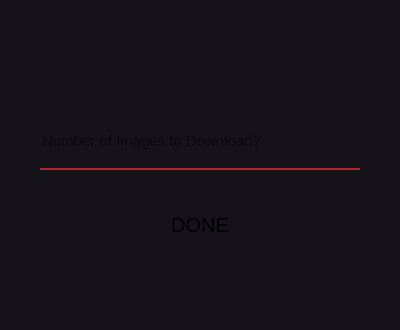
<?xml version="1.0" encoding="UTF-8"?>
<ui version="4.0">
 <class>MainWindow</class>
 <widget class="QMainWindow" name="MainWindow">
  <property name="geometry">
   <rect>
    <x>0</x>
    <y>0</y>
    <width>400</width>
    <height>330</height>
   </rect>
  </property>
  <property name="minimumSize">
   <size>
    <width>400</width>
    <height>330</height>
   </size>
  </property>
  <property name="maximumSize">
   <size>
    <width>400</width>
    <height>330</height>
   </size>
  </property>
  <property name="windowTitle">
   <string>Image Downloader</string>
  </property>
  <property name="styleSheet">
   <string notr="true">background : #161219;</string>
  </property>
  <widget class="QWidget" name="centralwidget">
   <widget class="QLineEdit" name="downloadNumber">
    <property name="geometry">
     <rect>
      <x>40</x>
      <y>120</y>
      <width>320</width>
      <height>50</height>
     </rect>
    </property>
    <property name="font">
     <font>
      <pointsize>-1</pointsize>
      <weight>50</weight>
      <italic>false</italic>
      <bold>false</bold>
     </font>
    </property>
    <property name="styleSheet">
     <string notr="true">background-color: #161219;
border: none;
border-bottom: 2px solid #BA1F33;
font: 15px;
color: 'white';
padding-bottom: 7px;</string>
    </property>
    <property name="placeholderText">
     <string>Number of Images to Download?</string>
    </property>
   </widget>
   <widget class="QPushButton" name="downloadDone">
    <property name="geometry">
     <rect>
      <x>135</x>
      <y>190</y>
      <width>130</width>
      <height>70</height>
     </rect>
    </property>
    <property name="cursor">
     <cursorShape>PointingHandCursor</cursorShape>
    </property>
    <property name="styleSheet">
     <string notr="true">QPushButton{
	border :4px solid '#BA1F33' ;
	border-radius: 15px ;
	font-size : 20px ;
	color: 'white' ;

	margin : 10px 20px ;
}

QPushButton:hover{
	background: '#BA1F33' ; 
	color: '#161219';
}</string>
    </property>
    <property name="text">
     <string>DONE</string>
    </property>
   </widget>
   <widget class="QLabel" name="smallLogo">
    <property name="geometry">
     <rect>
      <x>170</x>
      <y>0</y>
      <width>60</width>
      <height>60</height>
     </rect>
    </property>
    <property name="text">
     <string/>
    </property>
    <property name="pixmap">
     <pixmap>../logo/small_logo_rb.png</pixmap>
    </property>
    <property name="scaledContents">
     <bool>true</bool>
    </property>
   </widget>
  </widget>
  <widget class="QMenuBar" name="menubar">
   <property name="geometry">
    <rect>
     <x>0</x>
     <y>0</y>
     <width>400</width>
     <height>26</height>
    </rect>
   </property>
  </widget>
  <widget class="QStatusBar" name="statusbar"/>
 </widget>
 <resources/>
 <connections/>
</ui>
